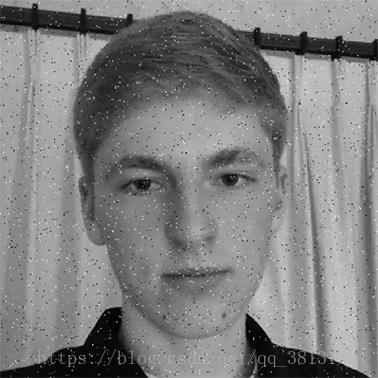
#> input picture week2/jiaoyan.png, 378 x 378 px
$ python median_mxn.py
#> lines starting #> are read from the running program, lines starting #| are printed output that depends on the picture
import cv2
import numpy as np

def find_min(vector):
    min_element = 255
    for i in range(len(vector)):
        if min_element>vector[i]:
            min_element = vector[i]
            number = i
    return min_element,number

def find_median_mxn(vector):
    for times in range( len(vector)//2+1 ):
        min_element,number = find_min(vector[times:])
        tmp = vector[times]
        vector[times] = min_element
        vector[number+times]= tmp
#    print(tmp)
    return min_element

def medianBlur(img, kernel=[3,3], padding_way='ZERO'):
#> called with padding_way = 'ZERO'
    height,width = img.shape
#> height = 378; width = 378
    height_expand = int(kernel[0]/2)
    width_expand = int(kernel[1]/2)
    img_padding = np.zeros((height+kernel[0],width+kernel[1]),np.uint8)
    vector=[]
    if padding_way=='ZERO':
        img_padding[height_expand:height+height_expand,width_expand:width+width_expand]=img[:,:]
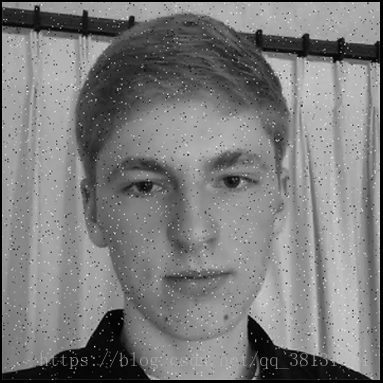
#> img_padding: shape (383, 383); min 0, max 241, mean 123.3
#    elif padding_way=='REPLICA':
#        for rows in range(height_expand):
#            img_padding[rows][cols]=img[][]
    img_blur = np.zeros((height,width),np.uint8)
    for height_loop in range(height):
        for width_loop in range(width):
            sort_vector = img_padding[height_loop:height_loop+kernel[0],width_loop:width_loop+kernel[1]]
            for i in range(kernel[0]):
                for j in range(kernel[1]):
                    vector.append(sort_vector[i][j])
            median_element = find_median_mxn(vector)
            vector.clear()
            img_blur[height_loop,width_loop] = median_element
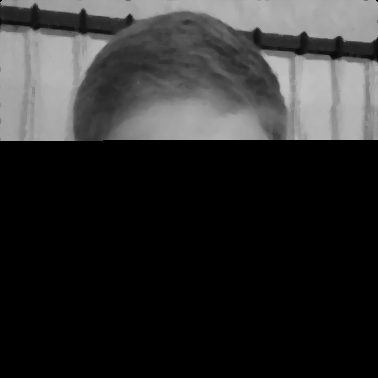
#> img_blur: shape (378, 378); min 0, max 194, mean 45.3
    return img_blur
import cv2
import numpy as np
img_bgr = cv2.imread('jiaoyan.png',0)
cv2.imshow('img_original',img_bgr)
#> (the run stopped early here; a loop or call above may not have finished)
